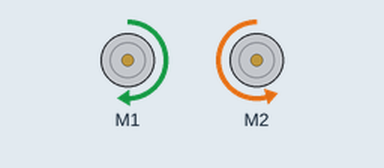
Bench run of a sketch on a simulated Arduino Uno, built with avr-gcc and run on an emulated ATmega328P. On the bench: 2 × DC motor (green arrow = forward, orange = backward, longer = faster).

Above: at 2.0 s.
At 6.0 s:
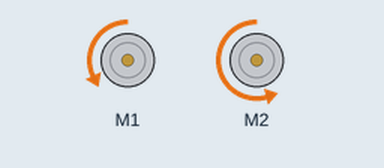
Timing chart, 0 to 9.2 s (numbered marks = the images above):
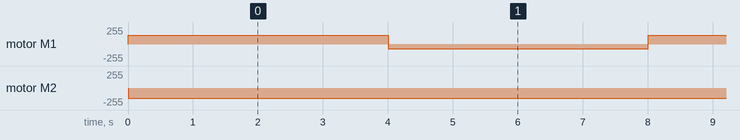

The sketch:

Square_test.ino
```cpp
#include <Wire.h>
#include <Adafruit_MotorShield.h>
#include "utility/Adafruit_MS_PWMServoDriver.h"
Adafruit_MotorShield AFMS = Adafruit_MotorShield();
Adafruit_DCMotor *LeftMotor = AFMS.getMotor(1); // the one is the port the motor is conected to
Adafruit_DCMotor *RightMotor = AFMS.getMotor(2);
int count;
void Streight(void){
    // function-body
    LeftMotor->setSpeed(135);
    LeftMotor->run(FORWARD);
    RightMotor->run(BACKWARD);
    }
  void Left(void){
    // function-body
    LeftMotor->setSpeed(70);
    LeftMotor->run(BACKWARD);
    RightMotor->run(BACKWARD);
    }
void setup() {
  count = 0;
  // put your setup code here, to run once:
  Serial.begin(9600);
  AFMS.begin();
  //To run the motor, call run(direction) where direction is FORWARD, BACKWARD or RELEASE

  LeftMotor->setSpeed(135);
  RightMotor->setSpeed(155);
}

void loop() {
  uint8_t i;
  // put your main code here, to run repeatedly:
  if(count == 0){
    Streight();
  }
  if(count == 8){
    Left();
    count = count - 16;
  }
  delay(500);
  count += 1;
}
```

Measured:
- by itself, motor M1: alternates forward 135/255 for 4.0 s and backward 70/255 for 4.0 s
- by itself, motor M2: stopped → backward 155/255 at 0.00 s
